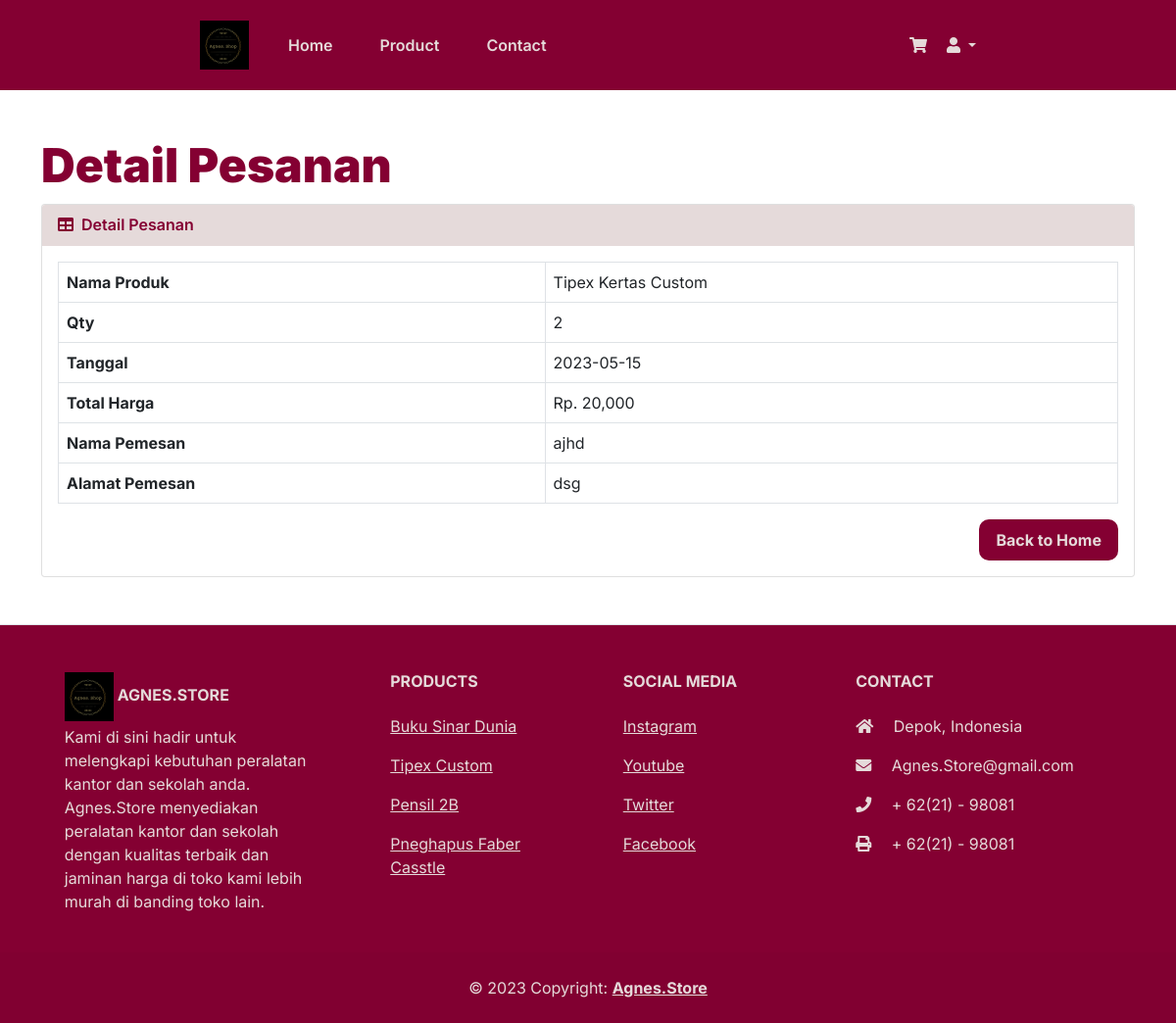
/info.php, run on the app's committed database.
### tables this page shows
CREATE TABLE `produk` (
  `id` int(11) NOT NULL,
  `nama` varchar(191) NOT NULL,
  `stok` int(11) NOT NULL,
  `harga` int(45) NOT NULL,
  `merk_id` int(45) NOT NULL,
  `gambar` varchar(100) NOT NULL
);

CREATE TABLE `pesanan` (
  `id` int(11) NOT NULL,
  `tanggal` date NOT NULL,
  `produk_id` int(45) NOT NULL,
  `quantity` int(11) NOT NULL,
  `total_harga` int(11) NOT NULL,
  `nama_pemesan` varchar(30) NOT NULL,
  `alamat_pemesan` varchar(50) NOT NULL
);

### db.php (called while the page is built)
<?php
$conn = mysqli_connect("localhost", "root", "", "db_toko_alat_tulis");
function query($query)
{
    global $conn;
    $result = mysqli_query($conn, $query);
    $rows = [];
    while ($row = mysqli_fetch_assoc($result)) {
        $rows[] = $row;
    }
    return $rows;
};

### info.php (the view)
<?php
require_once "layout/header.php";
$pesanan = query("SELECT * FROM pesanan ORDER BY id DESC")[0];
$produk= query("select * from produk where id= $pesanan[produk_id]")[0];
?>
<div class="container my-5">
    <h1 class="text-secondary-color" style="font-weight: 900;">Detail Pesanan</h1>
    <div class="card">
        <div class="card-header text-secondary-color bg-primary-color py-2 px-3">
            <i class="fas fa-table me-1"></i>
            Detail Pesanan
        </div>
        <div class="card-body">
            <table class="table table-bordered">
                <tr>
                    <th>Nama Produk</th>
                    <td><?= $produk["nama"]?? $pesanan["produk_id"]; ?></td>
                </tr>
                <tr>
                    <th>Qty</th>
                    <td><?= $pesanan["quantity"]; ?></td>
                </tr>
                <tr>
                    <th>Tanggal</th>
                    <td><?= $pesanan["tanggal"]; ?></td>
                </tr>
                <tr>
                    <th>Total Harga</th>
                    <td>Rp. <?= number_format($pesanan["total_harga"]); ?></td>
                </tr>
                <tr>
                    <th>Nama Pemesan</th>
                    <td><?= $pesanan["nama_pemesan"]; ?></td>
                </tr>
                <tr>
                    <th>Alamat Pemesan</th>
                    <td><?= $pesanan["alamat_pemesan"]; ?></td>
                </tr>
            </table>
            <div class="d-flex justify-content-end">
                <a href="index.php" class="btn btn-secondary-color fs-6 py-2 px-3">Back to Home</a>
            </div>
        </div>
    </div>
</div>
<?php require_once "layout/footer.php" ?>

### assets/styles/style.css (style rules this page uses)
:root { --primary-color: #e5dada; --secondary-color: #840032; }
* { font-family: 'Inter', sans-serif; }
body { overflow-x: hidden; }
h1 { font-size: 3rem; font-weight: 900; }
.bg-primary-color { background-color: var(--primary-color); }
.text-secondary-color { color: var(--secondary-color); font-weight: 600; padding: 0; border-bottom: 2px solid transparent; }
.btn-secondary-color { background-color: var(--secondary-color); color: var(--primary-color); border-radius: 10px; font-weight: 700; font-size: 1.2rem; padding: 10px 25px; }

### data on the page
produk: nama "Tipex Kertas Custom"
pesanan: quantity "2", tanggal "2023-05-15", total_harga "20,000", nama_pemesan "ajhd", alamat_pemesan "dsg"
